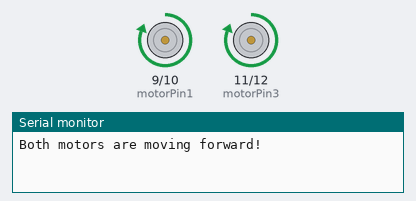
The sketch below on a simulated Arduino Uno, built with avr-gcc and run on an emulated ATmega328P. Parts: motor-driver pin pairs drawn as motors (green arrow = first pin HIGH = forward, orange = second pin HIGH = backward, longer = more drive), the last lines printed to the serial monitor.

Above: at 1.0 s.
At 3.0 s:
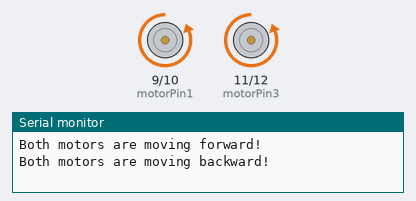
Timing chart, 0 to 5.2 s (numbered marks = the images above):
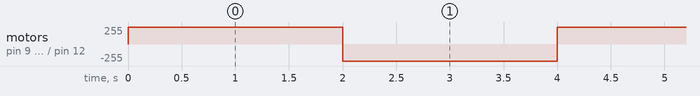

Measured:
- by itself, motor on pin 9 (motorPin1) / pin 10 (motorPin2), motor on pin 11 (motorPin3) / pin 12 (motorPin4): alternates forward 255/255 for 2.0 s and backward 255/255 for 2.0 s

The sketch:

PyCarCodeArduino.ino
```cpp
    // Define motor control pins
const int motorPin1 = 9;   // Motor 1 (Left motor forward)
const int motorPin2 = 10;  // Motor 1 (Left motor backward)
const int motorPin3 = 11;  // Motor 2 (Right motor forward)
const int motorPin4 = 12;  // Motor 2 (Right motor backward)

void setup() {
  // Set motor pins as output
  pinMode(motorPin1, OUTPUT);  // Left motor forward
  pinMode(motorPin2, OUTPUT);  // Left motor backward
  pinMode(motorPin3, OUTPUT);  // Right motor forward
  pinMode(motorPin4, OUTPUT);  // Right motor backward

  // Initialize Serial Monitor for debugging
  Serial.begin(9600);
}

void loop() {
  // Command to move forward
  moveForward();
  delay(2000);  // Move forward for 2 seconds

  // Command to move backward
  moveBackward();
  delay(2000);  // Move backward for 2 seconds
}

// Function to move both motors forward
void moveForward() {
  // Both motors move forward
  digitalWrite(motorPin1, HIGH);   // Left motor forward
  digitalWrite(motorPin2, LOW);    // Left motor backward
  digitalWrite(motorPin3, HIGH);   // Right motor forward
  digitalWrite(motorPin4, LOW);    // Right motor backward
  Serial.println("Both motors are moving forward!");
}

// Function to move both motors backward
void moveBackward() {
  // Both motors move backward
  digitalWrite(motorPin1, LOW);    // Left motor forward
  digitalWrite(motorPin2, HIGH);   // Left motor backward
  digitalWrite(motorPin3, LOW);    // Right motor forward
  digitalWrite(motorPin4, HIGH);   // Right motor backward
  Serial.println("Both motors are moving backward!");
}                                                         
```
